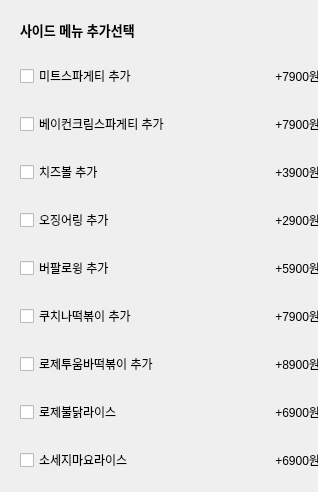
            <widget class="QWidget" name="widget_whole_6" native="true">
             <property name="minimumSize">
              <size>
               <width>318</width>
               <height>0</height>
              </size>
             </property>
             <property name="maximumSize">
              <size>
               <width>318</width>
               <height>16777215</height>
              </size>
             </property>
             <layout class="QVBoxLayout" name="verticalLayout_13">
              <item>
               <widget class="QWidget" name="widget_title_6" native="true">
                <layout class="QVBoxLayout" name="verticalLayout_14">
                 <item>
                  <widget class="QLabel" name="label_50">
                   <property name="font">
                    <font>
                     <pointsize>10</pointsize>
                     <weight>75</weight>
                     <bold>true</bold>
                    </font>
                   </property>
                   <property name="text">
                    <string>사이드 메뉴 추가선택</string>
                   </property>
                  </widget>
                 </item>
                </layout>
               </widget>
              </item>
              <item>
               <widget class="QWidget" name="widget_33" native="true">
                <property name="minimumSize">
                 <size>
                  <width>318</width>
                  <height>0</height>
                 </size>
                </property>
                <property name="maximumSize">
                 <size>
                  <width>318</width>
                  <height>16777215</height>
                 </size>
                </property>
                <layout class="QHBoxLayout" name="horizontalLayout_33">
                 <item>
                  <widget class="QCheckBox" name="checkBox_21">
                   <property name="text">
                    <string>미트스파게티 추가</string>
                   </property>
                  </widget>
                 </item>
                 <item>
                  <widget class="QLabel" name="meatSpagheti">
                   <property name="text">
                    <string>+7900원</string>
                   </property>
                   <property name="alignment">
                    <set>Qt::AlignRight|Qt::AlignTrailing|Qt::AlignVCenter</set>
                   </property>
                  </widget>
                 </item>
                </layout>
               </widget>
              </item>
              <item>
               <widget class="QWidget" name="widget_34" native="true">
                <property name="minimumSize">
                 <size>
                  <width>318</width>
                  <height>0</height>
                 </size>
                </property>
                <property name="maximumSize">
                 <size>
                  <width>318</width>
                  <height>16777215</height>
                 </size>
                </property>
                <layout class="QHBoxLayout" name="horizontalLayout_34">
                 <item>
                  <widget class="QCheckBox" name="checkBox_22">
                   <property name="text">
                    <string>베이컨크림스파게티 추가</string>
                   </property>
                  </widget>
                 </item>
                 <item>
                  <widget class="QLabel" name="baconCrimSpaghetti">
                   <property name="text">
                    <string>+7900원</string>
                   </property>
                   <property name="alignment">
                    <set>Qt::AlignRight|Qt::AlignTrailing|Qt::AlignVCenter</set>
                   </property>
                  </widget>
                 </item>
                </layout>
               </widget>
              </item>
              <item>
               <widget class="QWidget" name="widget_35" native="true">
                <property name="minimumSize">
                 <size>
                  <width>318</width>
                  <height>0</height>
                 </size>
                </property>
                <property name="maximumSize">
                 <size>
                  <width>318</width>
                  <height>16777215</height>
                 </size>
                </property>
                <layout class="QHBoxLayout" name="horizontalLayout_35">
                 <item>
                  <widget class="QCheckBox" name="checkBox_23">
                   <property name="text">
                    <string>치즈볼 추가</string>
                   </property>
                  </widget>
                 </item>
                 <item>
                  <widget class="QLabel" name="cheeseBall">
                   <property name="text">
                    <string>+3900원</string>
                   </property>
                   <property name="alignment">
                    <set>Qt::AlignRight|Qt::AlignTrailing|Qt::AlignVCenter</set>
                   </property>
                  </widget>
                 </item>
                </layout>
               </widget>
              </item>
              <item>
               <widget class="QWidget" name="widget_36" native="true">
                <property name="minimumSize">
                 <size>
                  <width>318</width>
                  <height>0</height>
                 </size>
                </property>
                <property name="maximumSize">
                 <size>
                  <width>318</width>
                  <height>16777215</height>
                 </size>
                </property>
                <layout class="QHBoxLayout" name="horizontalLayout_36">
                 <item>
                  <widget class="QCheckBox" name="checkBox_24">
                   <property name="text">
                    <string>오징어링 추가</string>
                   </property>
                  </widget>
                 </item>
                 <item>
                  <widget class="QLabel" name="ojingring">
                   <property name="text">
                    <string>+2900원</string>
                   </property>
                   <property name="alignment">
                    <set>Qt::AlignRight|Qt::AlignTrailing|Qt::AlignVCenter</set>
                   </property>
                  </widget>
                 </item>
                </layout>
               </widget>
              </item>
              <item>
               <widget class="QWidget" name="widget_37" native="true">
                <property name="minimumSize">
                 <size>
                  <width>318</width>
                  <height>0</height>
                 </size>
                </property>
                <property name="maximumSize">
                 <size>
                  <width>318</width>
                  <height>16777215</height>
                 </size>
                </property>
                <layout class="QHBoxLayout" name="horizontalLayout_37">
                 <item>
                  <widget class="QCheckBox" name="checkBox_25">
                   <property name="text">
                    <string>버팔로윙 추가</string>
                   </property>
                  </widget>
                 </item>
                 <item>
                  <widget class="QLabel" name="bupalowing">
                   <property name="text">
                    <string>+5900원</string>
                   </property>
                   <property name="alignment">
                    <set>Qt::AlignRight|Qt::AlignTrailing|Qt::AlignVCenter</set>
                   </property>
                  </widget>
                 </item>
                </layout>
               </widget>
              </item>
              <item>
               <widget class="QWidget" name="widget_38" native="true">
                <property name="minimumSize">
                 <size>
                  <width>318</width>
                  <height>0</height>
                 </size>
                </property>
                <property name="maximumSize">
                 <size>
                  <width>318</width>
                  <height>16777215</height>
                 </size>
                </property>
                <layout class="QHBoxLayout" name="horizontalLayout_38">
                 <item>
                  <widget class="QCheckBox" name="checkBox_26">
                   <property name="text">
                    <string>쿠치나떡볶이 추가</string>
                   </property>
                  </widget>
                 </item>
                 <item>
                  <widget class="QLabel" name="cucinatukpokki">
                   <property name="text">
                    <string>+7900원</string>
                   </property>
                   <property name="alignment">
                    <set>Qt::AlignRight|Qt::AlignTrailing|Qt::AlignVCenter</set>
                   </property>
                  </widget>
                 </item>
                </layout>
               </widget>
              </item>
              <item>
               <widget class="QWidget" name="widget_39" native="true">
                <property name="minimumSize">
                 <size>
                  <width>318</width>
                  <height>0</height>
                 </size>
                </property>
                <property name="maximumSize">
                 <size>
                  <width>318</width>
                  <height>16777215</height>
                 </size>
                </property>
                <layout class="QHBoxLayout" name="horizontalLayout_39">
                 <item>
                  <widget class="QCheckBox" name="checkBox_27">
                   <property name="text">
                    <string>로제투움바떡볶이 추가</string>
                   </property>
                  </widget>
                 </item>
                 <item>
                  <widget class="QLabel" name="lojetoombar">
                   <property name="text">
                    <string>+8900원</string>
                   </property>
                   <property name="alignment">
                    <set>Qt::AlignRight|Qt::AlignTrailing|Qt::AlignVCenter</set>
                   </property>
                  </widget>
                 </item>
                </layout>
               </widget>
              </item>
              <item>
               <widget class="QWidget" name="widget_40" native="true">
                <property name="minimumSize">
                 <size>
                  <width>318</width>
                  <height>0</height>
                 </size>
                </property>
                <property name="maximumSize">
                 <size>
                  <width>318</width>
                  <height>16777215</height>
                 </size>
                </property>
                <layout class="QHBoxLayout" name="horizontalLayout_40">
                 <item>
                  <widget class="QCheckBox" name="checkBox_28">
                   <property name="text">
                    <string>로제불닭라이스</string>
                   </property>
                  </widget>
                 </item>
                 <item>
                  <widget class="QLabel" name="lojeBoolDak">
                   <property name="text">
                    <string>+6900원</string>
                   </property>
                   <property name="alignment">
                    <set>Qt::AlignRight|Qt::AlignTrailing|Qt::AlignVCenter</set>
                   </property>
                  </widget>
                 </item>
                </layout>
               </widget>
              </item>
              <item>
               <widget class="QWidget" name="widget_41" native="true">
                <property name="minimumSize">
                 <size>
                  <width>318</width>
                  <height>0</height>
                 </size>
                </property>
                <property name="maximumSize">
                 <size>
                  <width>318</width>
                  <height>16777215</height>
                 </size>
                </property>
                <layout class="QHBoxLayout" name="horizontalLayout_41">
                 <item>
                  <widget class="QCheckBox" name="checkBox_29">
                   <property name="text">
                    <string>소세지마요라이스</string>
                   </property>
                  </widget>
                 </item>
                 <item>
                  <widget class="QLabel" name="sosejiMayoRice">
                   <property name="text">
                    <string>+6900원</string>
                   </property>
                   <property name="alignment">
                    <set>Qt::AlignRight|Qt::AlignTrailing|Qt::AlignVCenter</set>
                   </property>
                  </widget>
                 </item>
                </layout>
               </widget>
              </item>
             </layout>
            </widget>
